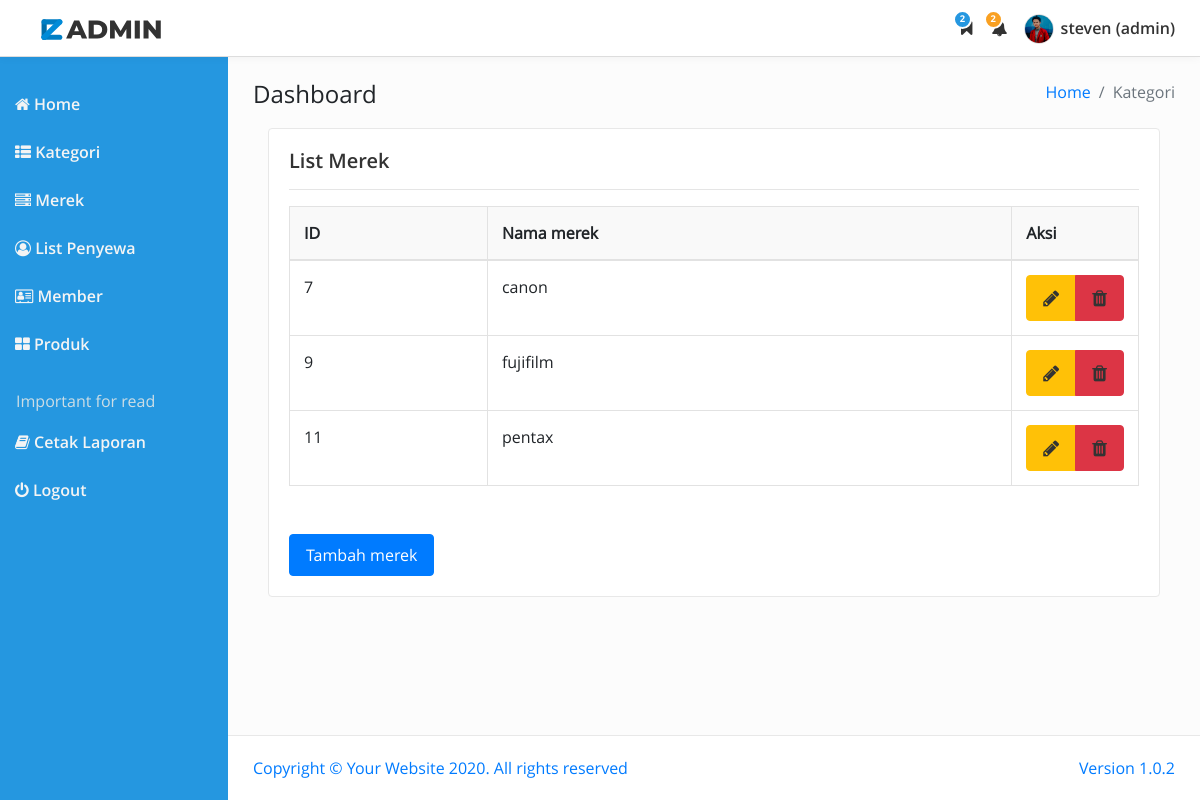
The app's page /Admin/adminweb.php?module=merek (signed in) with its own data.
### tables this page shows
CREATE TABLE `akun` (
  `id_user` int(10) NOT NULL,
  `username` varchar(50) NOT NULL,
  `password` varchar(20) NOT NULL,
  `nama` varchar(30) NOT NULL,
  `email` varchar(50) NOT NULL,
  `alamat` text NOT NULL,
  `no_telp` int(15) NOT NULL,
  `level` int(2) NOT NULL,
  `status_akun` varchar(50) NOT NULL,
  `gambar` varchar(100) DEFAULT NULL
);

CREATE TABLE `merek` (
  `id_merek` int(10) NOT NULL,
  `nama_merek` varchar(50) NOT NULL
);

### lib/config.php (called while the page is built, shortened)
<?php
$base_url = "http://localhost:8080/sewa/";
?>

### Admin/module/merek/merek.php (the view, shortened to what this page needs)
<?php
	if (empty($_SESSION['username']) AND empty($_SESSION['passuser'])){
		echo "<center> untuk mengakses modul, anda harus login</br>";
		echo "<ahref=../../index.php?<b>Login</b></a></center>";
	} else{
?>
<!DOCTYPE html>
<html lang="en">
<head>
	<link rel="stylesheet" href="../dist/css/bootstrap.min.css">
	<link rel="stylesheet" type="text/css" href="../plugins/font-awesome-4.7.0/css/font-awesome.min.css">
	<link rel="stylesheet" type="text/css" href="../dist/css/reza-admin.min.css">
</head>
<body>
	<main class="main main--ml-sidebar-width">
		<div class="row">
			<header class="main__header col-md-12 mb-2">
				<div class="main__title">
					<h4>Dashboard </h4>
					<ul class="breadcrumb">
						<li class="breadcrumb-item"><a href="index.html">Home</a></li>
						<li class="breadcrumb-item active">Kategori</li>
					</ul>
				</div>
			</header>
		</div>
		<div class="col-12 mb-4">
				<section class="main__box">
					<h5>List Merek</h5>
					<hr>
					<table class="table table--gray">
						<thead>
							<tr>
								<th>ID</th>
								<th>Nama merek</th>
								<th style = "width: 100px">Aksi</th>
							</tr>
						</thead>
						<tbody>
								<?php
								include "../lib/config.php";
								include "../lib/koneksi.php";
								$kueri_Kategori= mysqli_query($koneksi, "select * from merek");
								while($mer=mysqli_fetch_array($kueri_Kategori))
								{
								?>
							<tr>
								<td><?php echo $mer['id_merek']; ?></td>
								<td><?php echo $mer['nama_merek']; ?></td>
								<td>
                                <div class = "btn-group">
                                    <a href="adminweb.php?module=edit_merek&id_merek=
                                    <?php echo $mer['id_merek']; ?>" class="btn btn-warning"><i class='fa fa-pencil'></i></button></a>
                                    <a href="module/merek/aksi_hapus.php?id_merek=
                                    <?php echo $mer['id_merek']; ?>" onClick="return confirm('anda yakin ingin menghapus data ini?')"
                                    class="btn btn-danger"><i class='fa fa-trash'></i></button></a>
                                </div>
                            	</td>
								<?php } ?>
							</tr>
						</tbody>
					</table>
					<br><br>
					<div class = "box-footer">
						<a href="<?php echo $base_url; ?>admin/adminweb.php?module=tambah_merek">
						<button class="btn btn-primary">Tambah merek</button>
					</div>
				</section>
			</div>
	</main>
	<footer class="footer footer--ml-sidebar-width">
		<p class="mb-2 mb-sm-0">Copyright &copy; Your Website 2020. All rights reserved</p>
		<p>Version 1.0.2</p>
	</footer>
		<?php } ?>
</body>
</html>

### Admin/adminweb.php (shortened to what this page needs)
<?php
include "../lib/config.php";
  include "../lib/koneksi.php";
if (empty($_SESSION['username']) AND empty($_SESSION['passuser'])) {
    echo "<center>Untuk mengakses modul, Anda harus login </br>";
    echo "<a href=$admin_url><b>LOGIN</b></a></center>";
} else {
  $r['username'] = $_SESSION['namauser'];
  $user = $r['username'];
  $queryAdmin = mysqli_query($koneksi, "SELECT * FROM akun WHERE username ='$user' ");
  $hasilQuery = mysqli_fetch_array($queryAdmin);
      $username    = $hasilQuery['username'];
	  $nama_admin  = $hasilQuery['nama'];
	  $level 	   = $hasilQuery['level'];
?>
<!DOCTYPE html>
<html lang="en">
<head>
	<link rel="stylesheet" href="dist/css/bootstrap.min.css">
	<link rel="stylesheet" type="text/css" href="plugins/font-awesome-4.7.0/css/font-awesome.min.css">
	<link rel="stylesheet" type="text/css" href="dist/css/reza-admin.min.css">
</head>
<body>
	<nav class="navbar navbar-expand-sm navbar--white">
		<a class="navbar-brand ml-3" href="index.html"><img src="dist/img/Reza_Admin.svg" width="120" alt="logo reza"></a>
		<div class="collapse navbar-collapse justify-content-end" id="navbarNav">
			<ul class="navbar-nav">
				<li class="nav-item navbar__notification">
					<a class="nav-link" href="#">
						<span class="fa fa-bookmark"></span>
						<span class="navbar__notification-number navbar__notification-number--blue">2</span>
					</a>
				</li>
				<li class="nav-item navbar__notification">
					<a class="nav-link " href="#">
						<span class="fa fa-bell"></span>
						<span class="navbar__notification-number navbar__notification-number--orange">2</span>
					</a>
				</li>
				<li class="nav-item navbar__avatar dropdown">
					<a class="nav-link " href="#" data-toggle="dropdown">
						<img src="dist/img/reza.jpg" alt="avatar image">
						<span><?php echo $nama_admin?> (<?php echo $username ?>)</span>
					</a>
				</li>
			</ul>
		</div>
	</nav>
	<aside class="sidebar">
		<ul class="sidebar__nav">
			<li class="sidebar__item "><a class="nav-link" href="adminweb.php?module=home"><span class="fa fa-home"></span> Home</a></li>
			<li class="sidebar__item"><a href="adminweb.php?module=kategori"><span class="fa fa-th-list"></span> Kategori</a></li>
			<li class="sidebar__item"><a href="adminweb.php?module=merek"><span class="fa fa-server"></span> Merek</a></li>
			<li class="sidebar__item"><a href="adminweb.php?module=penyewa"><span class="fa fa-user-circle-o"></span> List Penyewa</a></li>
			<li class="sidebar__item"><a href="adminweb.php?module=member"><span class="fa fa-vcard-o"></span> Member</a></li>
			<li class="sidebar__item"><a href="adminweb.php?module=produk"><span class="fa fa-th-large"></span> Produk</a></li>
			<?php
			if($level=="1"){
			?>
				<li class="sidebar__item sidebar__item--header mt-3">Important for read</li>
				<li class="sidebar__item"><a href="docs/"><span class="fa fa-book"></span> Cetak Laporan</a></li>
			<?php } ?>
			<li class="sidebar__item"><a href="index.php"><span class="fa fa-power-off"></span> Logout</a></li>
		</ul>
	</aside>
	<?php
            if ($_GET['module'] == 'home') {
                include "module/home/home.php";
            } elseif ($_GET['module'] == 'profil') {
              include "profil/profil.php";
            } elseif ($_GET['module'] == 'kategori') {
                include "module/kategori/kategori.php";
            } elseif ($_GET['module'] == 'tambah_kategori') {
                include "module/kategori/form_tambah.php";
            } elseif ($_GET['module'] == 'edit_kategori') {
                include "module/kategori/edit_kategori.php";
            } elseif ($_GET['module'] == 'merek') {
                include "module/merek/merek.php";
            } elseif ($_GET['module'] == 'tambah_merek') {
                include "module/merek/tambah_merek.php";
            } elseif ($_GET['module'] == 'edit_merek') {
                include "module/merek/edit_merek.php";
            } elseif ($_GET['module'] == 'produk') {
              include "module/produk/produk.php";
            } elseif ($_GET['module'] == 'tambah_produk') {
              include "module/produk/form_tambah_produk.php";
            } elseif ($_GET['module'] == 'edit_produk') {
              include "module/produk/edit_produk.php";
            } elseif ($_GET['module'] == 'penyewa') {
              include "module/penyewa/list_penyewa.php";
            } elseif ($_GET['module'] == 'tambah_kota') {
              include "module/penyewa/form_tambah_kota.php";
            } elseif ($_GET['module'] == 'edit_kota') {
              include "module/penyewa/form_edit_kota.php";
            } elseif ($_GET['module'] == 'member') {
              include "module/member/member.php";
            } elseif ($_GET['module'] == 'detail_member') {
            include "module/member/detail_member.php";
            } elseif ($_GET['module'] == 'profil') {
            include "module/home/home.php";
            } elseif ($_GET['module'] == 'editprofil') {
            include "profil/edit_profil.php";
          } elseif ($_GET['module'] == 'pemesanan') {
            include "module/pemesanan/list_pemesanan.php";
          } elseif ($_GET['module'] == 'detail_pemesanan') {
            include "module/pemesanan/detail_pemesanan.php";
            } elseif ($_GET['module'] == 'biaya') {
            include "module/biaya/list_biaya_kirim.php";
            } elseif ($_GET['module'] == 'tambah_biaya') {
            include "module/biaya/form_tambah_biaya.php";
            } elseif ($_GET['module'] == 'edit_biaya') {
            include "module/biaya/form_edit_biaya.php";
            } else {
            include "module/home/home.php";
            }
        ?>
	<footer class="footer footer--ml-sidebar-width">
		<p class="mb-2 mb-sm-0">Copyright &copy; Your Website 2020. All rights reserved</p>
		<p>Version 1.0.2</p>
	</footer>
	<?php } ?>
</body>
</html>

### records on screen
akun: nama "steven", username "admin"
merek: id_merek "7", nama_merek "canon"
merek: id_merek "9", nama_merek "fujifilm"
merek: id_merek "11", nama_merek "pentax"
